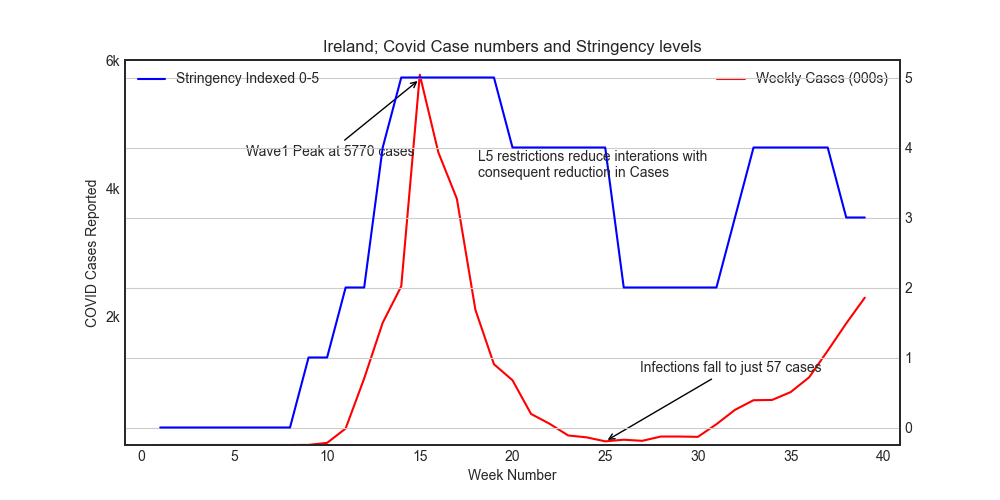

Recreate this plot in Python.
import pandas as pd
import matplotlib.pyplot as plt

plt.style.use('seaborn-white')

data = pd.read_csv('RDCDFinal.csv', index_col=14)
print(data.columns)

RD =data.loc[:,['location', 'Weekly_Cases','Stringency_Indexed',]]
print(RD.columns)
RD['Ireland'] = RD['location'] == 'Ireland'
RD=RD.query('Ireland == True')
print(RD)


fig, ax = plt.subplots(figsize=(10,5))
ax.plot(RD.index, RD['Weekly_Cases'], color='r', label='Weekly Cases (000s)')
plt.ylim(0, 6000) #to set the axis ...xlim for x axis
plt.yticks([2000, 4000, 6000],['2k', '4k', '6k'])

ax2 = ax.twinx()
ax2.plot(RD.index, RD['Stringency_Indexed'], color='b', label='Stringency Indexed 0-5')
#plt.yscale('log')
ax.set
ax.set_xlabel('Week Number')
ax.set_ylabel("COVID Cases Reported")
ax.set_title("Ireland; Covid Case numbers and Stringency levels")
ax.annotate('Wave1 Peak at 5770 cases', xy=(15, 5700),  xycoords='data',
                xytext=(-125, -55), textcoords='offset points',
                arrowprops=dict(arrowstyle="->"), wrap=True)
ax.annotate('Infections fall to just 57 cases', xy=(25, 57),  xycoords='data',
                xytext=(25, 50), textcoords='offset points',
                arrowprops=dict(arrowstyle="->"), wrap=True)
ax2.annotate('L5 restrictions reduce interations with                                                                    consequent reduction in Cases', xy=(20, 4),  xycoords='data',
                xytext=(-25, -20), textcoords='offset points', wrap=True)
ax.legend()
ax2.legend(loc=2)
plt.grid(True)
plt.show()
fig.savefig('Ireland; Covid Case numbers and Stringency levels.png')
plt.close()
